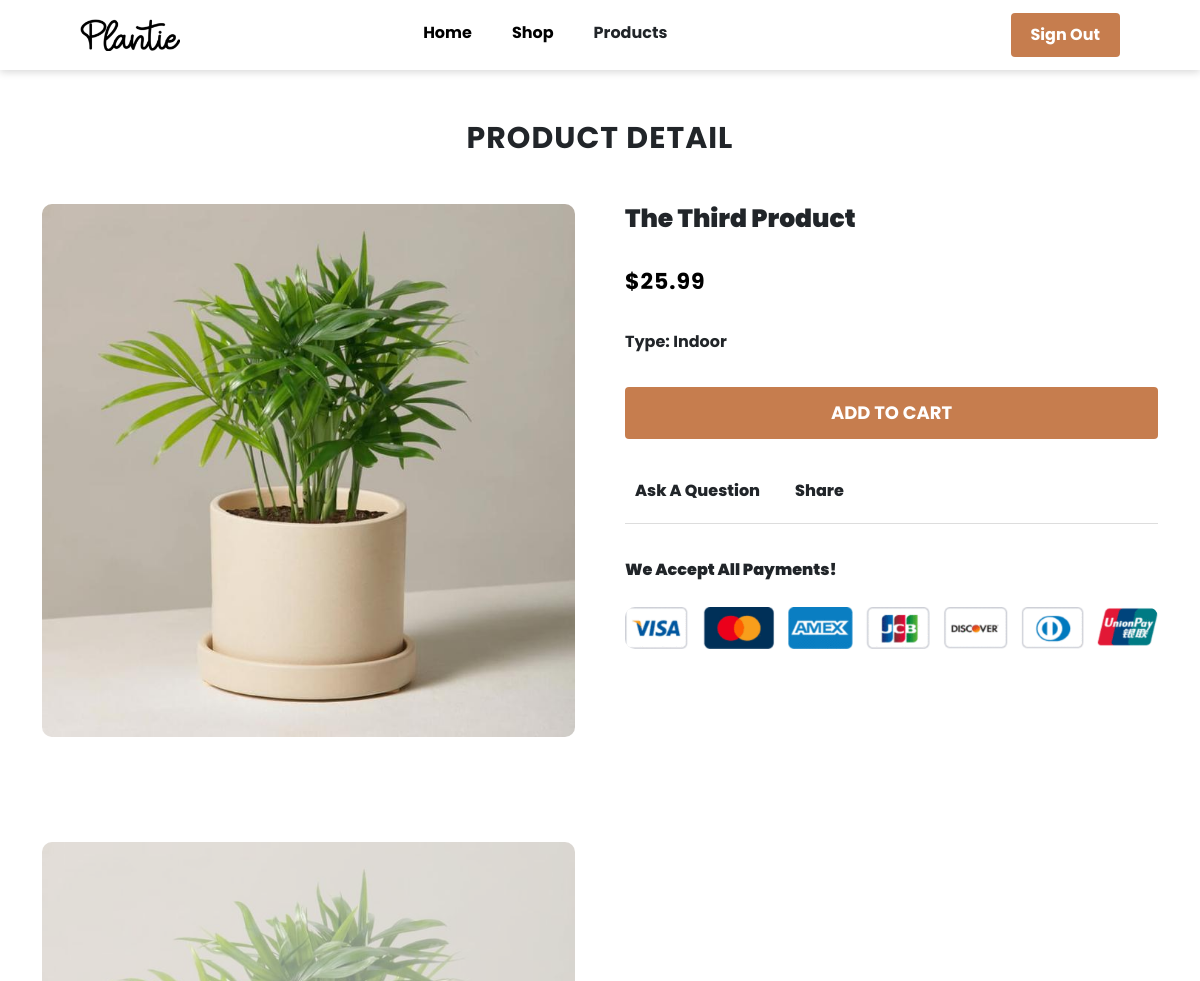
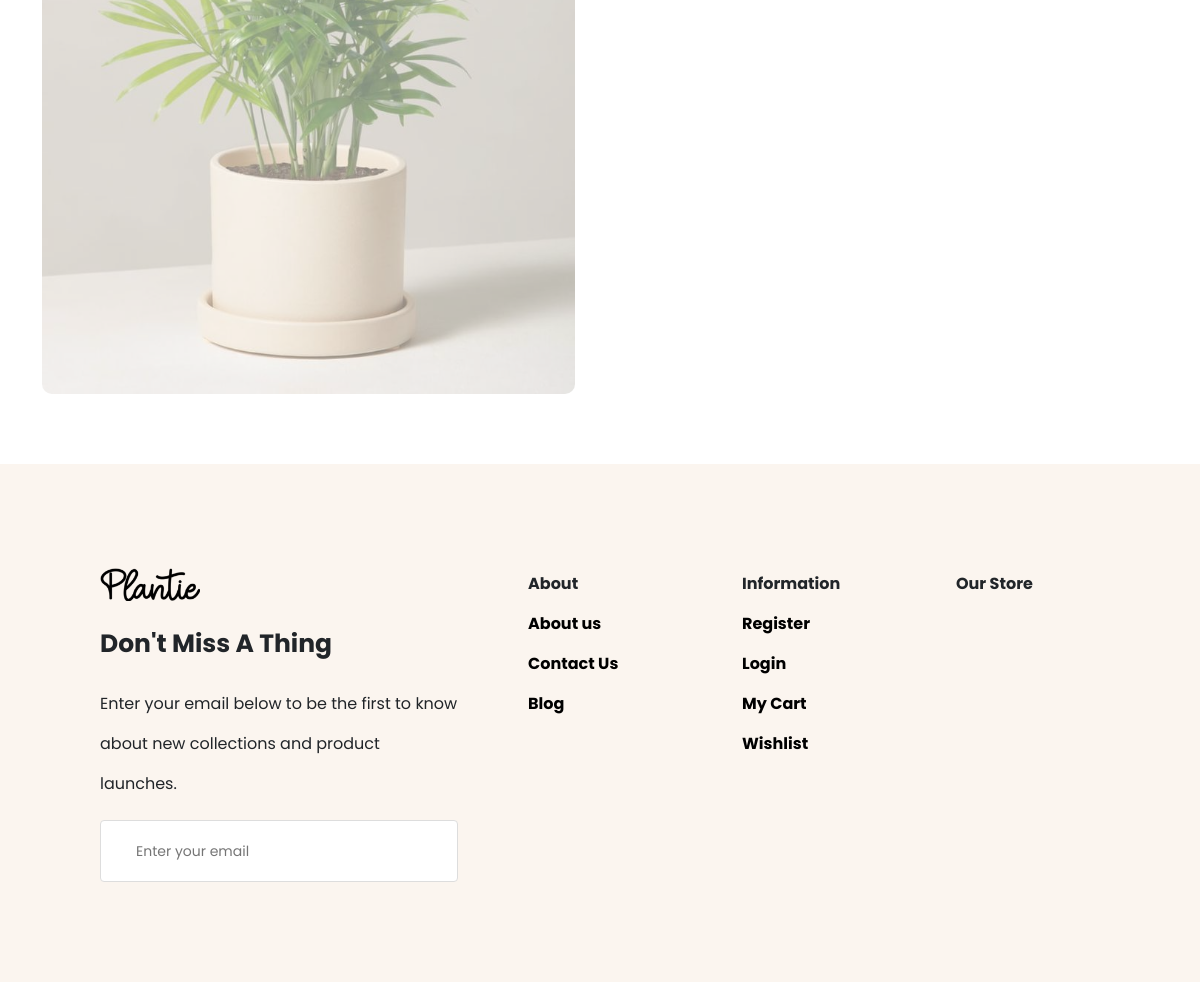
/collection/the-third-product (signed in), run on the app's committed database (2 pictures, top to bottom).
### shop/models.py (models this page shows, shortened)
class Item(models.Model):
    title = models.CharField(max_length=200)
    price = models.FloatField(max_length=200)
    category = models.ForeignKey(Category, on_delete=models.CASCADE)
    slug = models.SlugField(blank=False, null=False, unique=True)
    date_created = models.DateTimeField(auto_now_add=True)
    image = models.ImageField(upload_to='images')

class Category(models.Model):
    name_category = models.CharField(max_length=200)
    def __str__(self):
        return self.name_category

### shop/views.py (the view)
# urls.py: path('<slug:slug_product>', productDetail, name='item_slug')
def productDetail(request, slug_product):
    cart_user = getCartOfCustomer(request)
    item_data = Item.objects.get(slug=slug_product)
    return render(request, 'product-detail.html', {
        'product': item_data,
        'isAuthenticated': isAuthenticated(request),
        'cart_user': cart_user
    })

### util/getCartCustomer.py (called while the page is built)
def getCartOfCustomer(request):
    if not isAuthenticated(request):
        return None
    customer = Customer.objects.get(user_id=request.user.id)
    userId = customer.user_id
    list__items__filter = CartCustomer.objects.filter(customer__user__id=userId).select_related('item')
    return list__items__filter

### util/isAuthenticated.py (called while the page is built)
def isAuthenticated(request):
    if request.user.is_authenticated:
        return True
    return False

### templates/product-detail.html (shortened to what this page needs)
{% extends 'base.html' %} {% load static %} {% block css %}
<link rel="stylesheet" href="{% static '/scss/product-detail.css' %}" />
{% endblock %} {% block title %} Product Detail {% endblock %} {% block main %}
{% include 'include/header.html' with header_title="Product detail" %}
<div class="container container-product line-down">
  <div class="row">
    <div class="left-side col-xs-12 col-sm-12 col-lg-6 col-md-6">
      <div class="swiper mySwiper2 swiper-top">
        <div class="swiper-wrapper">
          <div class="swiper-slide">
            <img src="{{ product.image.url }}" alt="">
          </div>
        </div>
      </div>
      <div thumbsSlider="" class="swiper mySwiper swiper-below">
        <div class="swiper-wrapper">
          <div class="swiper-slide">
            <img src="{{ product.image.url }}" />
          </div>
        </div>
      </div>
    </div>
    <form
      method="post"
      action="{% url 'add-to-cart' product.id %}"
      class="right-side col-xs-12 col-sm-12 col-md-6 col-lg-6"
    >
      <div class="container-introduction">
        <h3>{{ product.title }}</h3>
        <p class="price--product">${{ product.price }}</p>
        <p class="type--product">Type: {{ product.category.name_category }}</p>
        <button type="submit" class="btn-item">Add To Cart</button>
      </div>
      <ul class="d-flex align-items-center list--options">
        <li index="1"> Ask A Question</li>
        <li index="2"> Share</li>
      </ul>
      <div class="methods--payment">
        <h4>We accept all payments!</h4>
        <img src="{% static '/image/list-card.png' %}" alt="">
      </div>
    </form>
  </div>
</div>
{% endblock %}

### static/scss/main.css (style rules this page uses)
:root { --white: #fff; --black-primary: #000000; --brown: #c67d4e; --border-color: #ddd; --light-gray: #666666; --xs-fs: 12px; --sm-fs: 14px; --md-fs: 16px; --lg-fs: 18px; --fs-heading: 40px; --sm-space: 15px; --md-space: 20px; --lg-space: 25px; --space: 40px; --space: 80px; --space-bottom: 70px; --weight-700: 700; --weight-800: 800; --weight-900: 900; --small-size: 20px; --medium-size: 30px; --large-size: 40px; --primary-shadow: 0px 2px 8px rgba(0, 0, 0, .16); --secondary-shadow: 0px 20px 40px rgba(0, 0, 0, .2); --footer-background: #fbf5ef; }
* { padding: 0; margin: 0; -webkit-box-sizing: border-box; box-sizing: border-box; font-family: "Poppins", sans-serif; }
body { overflow-x: hidden; }
.line-down { margin-bottom: var(--space-bottom); }
.btn-item { padding: 10px 20px; border: none; outline: none; background: var(--brown); font-weight: bold; font-size: var(--md-fs); text-transform: capitalize; border-radius: 4px; -webkit-transition: all 0.5s ease; transition: all 0.5s ease; color: var(--white); }

### static/scss/product-detail.css (style rules this page uses)
:root { --white: #fff; --black-primary: #000000; --brown: #c67d4e; --border-color: #ddd; --light-gray: #666666; --xs-fs: 12px; --sm-fs: 14px; --md-fs: 16px; --lg-fs: 18px; --fs-heading: 40px; --sm-space: 15px; --md-space: 20px; --lg-space: 25px; --space: 40px; --space: 80px; --space-bottom: 70px; --weight-700: 700; --weight-800: 800; --weight-900: 900; --small-size: 20px; --medium-size: 30px; --large-size: 40px; --primary-shadow: 0px 2px 8px rgba(0, 0, 0, .16); --secondary-shadow: 0px 20px 40px rgba(0, 0, 0, .2); --footer-background: #fbf5ef; }
.left-side { padding-right: var(--lg-space); }
.container-product img { width: 100%; height: auto; border-radius: 10px; }
.swiper-below { padding-top: var(--lg-space); }
.swiper-below img { width: 100%; height: auto; border-radius: 10px; position: relative; }
.swiper-below .swiper-slide { position: relative; }
.swiper-below .swiper-slide::before { content: ''; position: absolute; top: 0; left: 0; right: 0; bottom: 0; z-index: 100; background: rgba(255, 255, 255, 0.5); -webkit-transition: all .35s ease; transition: all .35s ease; }
.right-side { padding-left: var(--lg-space); }
.right-side .container-introduction { line-height: 40px; }
.right-side .container-introduction h3 { font-size: 25px; font-weight: var(--weight-900); text-transform: capitalize; }
.right-side .container-introduction p { margin-bottom: 0; }
.right-side .container-introduction .price--product { padding: var(--md-space) 0; letter-spacing: 1px; color: var(--black-primary); font-size: 22px; font-weight: bold; }
.right-side .container-introduction .type--product { font-weight: bold; }
.right-side .container-introduction button { width: 100%; text-transform: uppercase; font-size: 18px; margin-top: var(--lg-space); padding: 6px 16px; }
.right-side ul { padding: var(--fs-heading) 0 var(--md-space) 0; list-style: none; border-bottom: 1px solid var(--border-color); }
.right-side ul li { padding-right: var(--lg-space); font-weight: var(--weight-800); cursor: pointer; }
.right-side ul li:last-child { padding-right: 0; }
.methods--payment h4 { font-size: var(--md-fs); padding: var(--md-space) 0; text-transform: capitalize; font-weight: var(--weight-900); }
.methods--payment img { width: 100%; height: auto; border-radius: 10px; }

### data on the page
Item: image (picture), title "The Third Product", price "25.99", category.name_category "Indoor"

### other printed values
{{ header_title }} "PRODUCT DETAIL"
